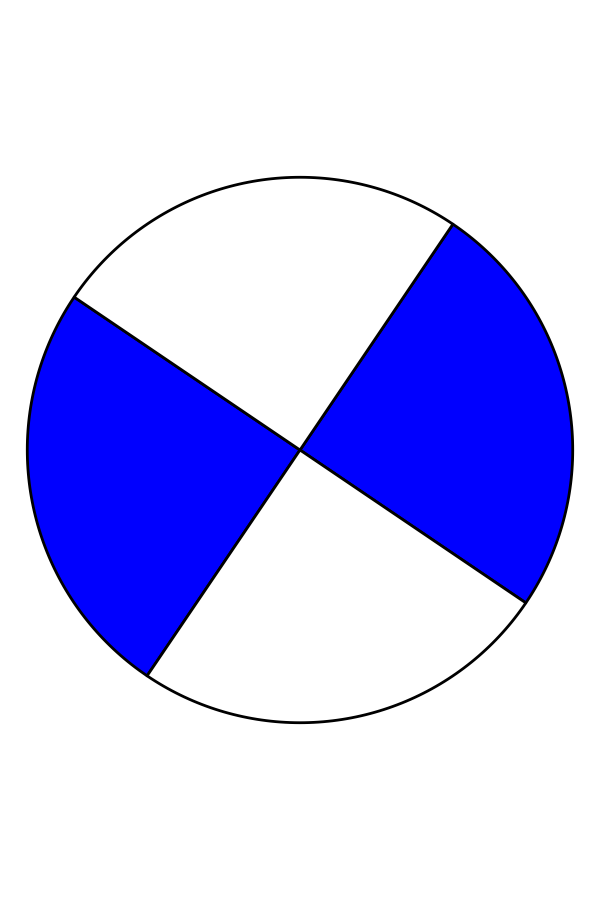

The Python source for this figure:
from obspy.imaging.beachball import beachball
from obspy import read

mt=[0.0, -1.0, 1.0, 0.0, 0.0, -0.4]
fig = beachball(mt, width=600)
fig.savefig('focalmech.png')